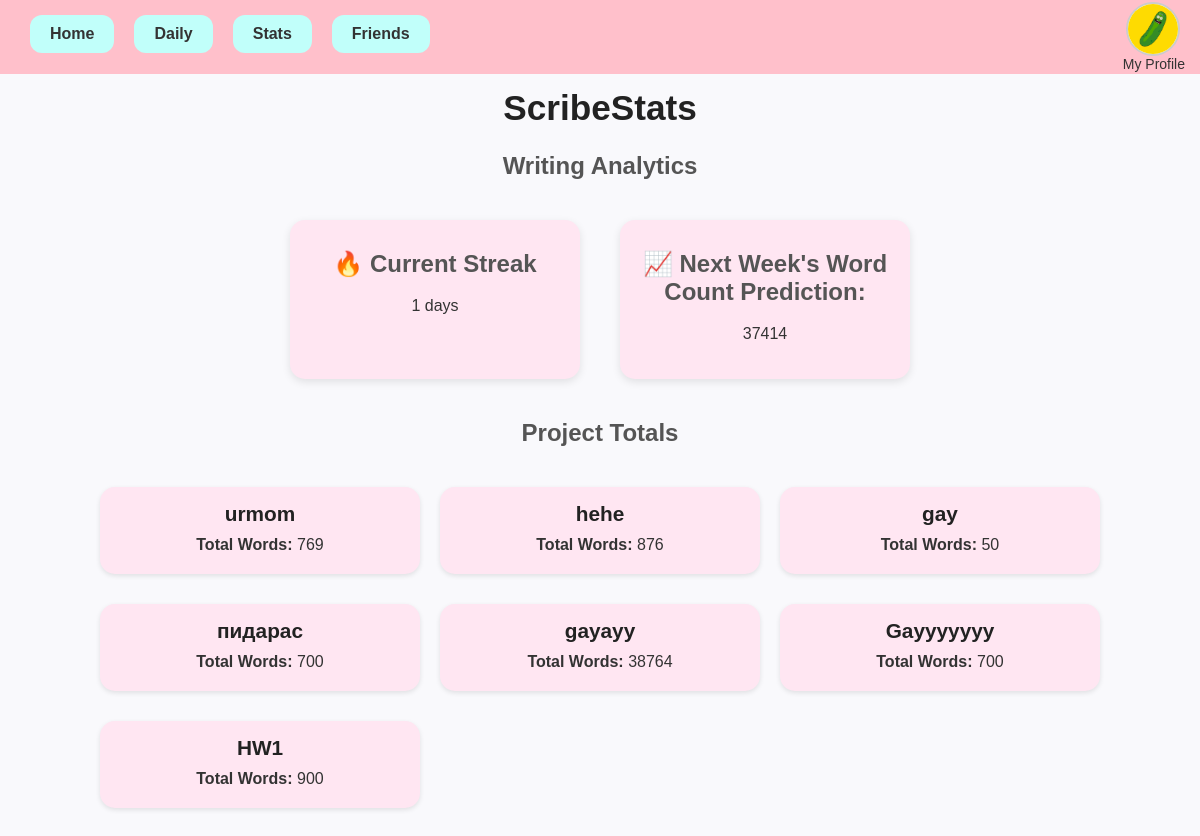
/stats, run on an earlier commit of the app's database.
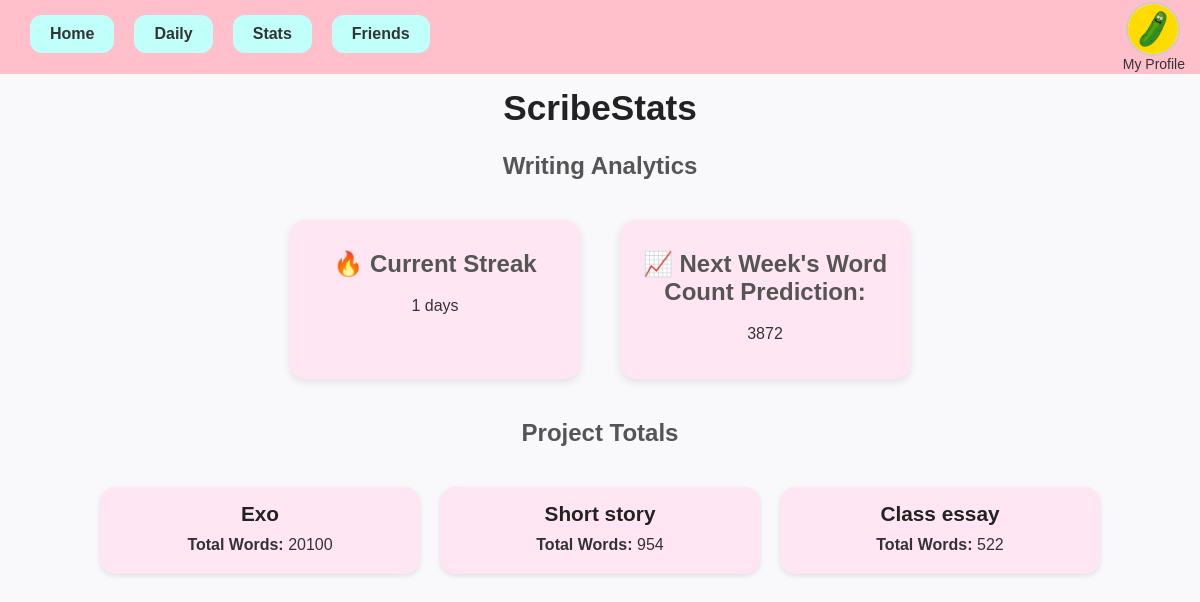
And on a later commit of the database.
### tables this page shows
CREATE TABLE writing_entries (
            id INTEGER PRIMARY KEY AUTOINCREMENT,   -- a unique ID for each entry
            entry_date TEXT,                        -- when the writing was done
            word_count INTEGER,                     -- how many words were written
            project TEXT                            -- which project it belongs to
        );

### app.py (the view)
@app.route("/stats")
def stats():
    conn = sqlite3.connect(DB_NAME)
    c = conn.cursor()
    c.execute("SELECT entry_date, word_count, project FROM writing_entries ORDER BY entry_date")
    data = c.fetchall()
    conn.close()
    streak, project_totals, prediction = analytics.analyze_data(data)
    return render_template(
        "stats.html",
        data=data,
        streak=streak,
        project_totals=project_totals,
        prediction=prediction,
    )

### analytics.py (called while the page is built)
def analyze_data(data):
    dates = sorted([datetime.strptime(d[0], "%Y-%m-%d").date() for d in data], reverse=True)
    streak = 0
    if dates:
        streak = 1
        for i in range(1, len(dates)):
            if (dates[i-1] - dates[i]).days == 1:
                streak += 1
            else:
                break
    project_totals = {}
    for entry in data:
        project = entry[2]
        words = entry[1]
        project_totals[project] = project_totals.get(project, 0) + words
    if data:
        total_words = sum(entry[1] for entry in data)
        avg_per_day = total_words / len(data)
        prediction = int(avg_per_day * 7)
    else:
        prediction = 0
    return streak, project_totals, prediction

### templates/stats.html (shortened to what this page needs)
<!DOCTYPE html>
<html>
<head>
    <link rel="stylesheet" href="{{ url_for('static', filename='style.css') }}">
</head>
<body>
 <body>
    <div class="banner"></div>
    <div class="navbar">
        <a href="{{ url_for('home_page') }}">Home</a>
        <a href="{{ url_for('entries') }}">Daily</a>
        <a href="{{ url_for('stats') }}">Stats</a>
        <a href="{{ url_for('friends') }}">Friends</a>
    </div>
    <div class="account-circle">
        <img src="{{ url_for('static', filename='account.png') }}" alt="Account">
    </div>
    <div class="account-label">My Profile</div>
    <h1>ScribeStats</h1>
    <h2>Writing Analytics</h2>
    <div class="stats-container">
        <div class="stat-box">
            <h2>🔥 Current Streak</h2>
            <p>{{ streak }} days</p>
        </div>
        <div class="stat-box">
            <h2>📈 Next Week's Word Count Prediction:</h2>
            <p>{{ prediction }}</p>
        </div>
    </div>
    <h2>Project Totals</h2>
    <div class="entries">
        {% for project, total in project_totals.items() %}
        <div class="entry-card">
            <h3>{{ project }}</h3>
            <p><strong>Total Words:</strong> {{ total }}</p>
        </div>
        {% endfor %}
    </div>
</body>
</html>

### static/style.css (style rules this page uses)
body { font-family: Arial, sans-serif; background: #f9f9fc; margin: 0; padding: 0; text-align: center; color: #333; }
.banner { background-color: pink; height: 54px; width: 100%; position: absolute; top: 0; left: 0; z-index: 0; }
.navbar { display: flex; justify-content: left; gap: 20px; padding: 15px 30px; position: relative; z-index: 1; }
.navbar a { background-color: #c1fffa; padding: 10px 20px; border-radius: 12px; text-decoration: none; color: black; font-weight: bold; }
.navbar a { background-color: #c1fffa; padding: 10px 20px; border-radius: 12px; text-decoration: none; font-weight: bold; color: #333; transition: background-color 0.2s; }
.banner { background-color: pink; color: #333; text-align: center; padding: 10px 0; font-size: 1.5rem; font-weight: bold; }
.account-label { margin-top: 2px; font-size: 0.9rem; color: #333; }
h1 { margin-top: 20px; font-size: 2.2rem; color: #222; }
h2 { margin-top: 10px; font-size: 1.5rem; color: #555; }
.entries { display: grid; grid-template-columns: repeat(auto-fit, minmax(250px, 1fr)); gap: 20px; padding: 20px; max-width: 1000px; margin: auto; }
.entry-card { background-color: #ffe6f2; border-radius: 15px; padding: 15px; margin-bottom: 10px; box-shadow: 0px 2px 5px rgba(0,0,0,0.1); }
.entry-card h3 { margin-top: 0; margin-bottom: 10px; font-size: 1.3rem; color: #222; }
.entry-card p { margin: 5px 0; font-size: 1rem; color: #333; }
.account-circle { width: 50px; height: 50px; border-radius: 50%; overflow: hidden; border: 2px solid #ccc; position: absolute; top: 2px; right: 20px; background-color: white; }
.account-circle img { width: 100%; height: 100%; object-fit: cover; }
.account-label { position: absolute; top: 54px; right: 15px; font-size: 14px; color: #333; text-align: center; }
.stats-container { display: flex; justify-content: center; gap: 40px; margin: 40px 0; }
.stat-box { background-color: #ffe6f2; padding: 20px; border-radius: 15px; width: 250px; text-align: center; box-shadow: 0px 3px 8px rgba(0,0,0,0.1); }

What changed in the data, as far as the page shows it:
removed writing_entries: project "urmom", total "769"
no longer on this page (row edited): writing_entries: project "hehe", word_count "876"
no longer on this page (row edited): writing_entries: project "gay", word_count "50"
no longer on this page (row edited): writing_entries: project "пидарас", word_count "700"
no longer on this page (row edited): writing_entries: project "gayayy", word_count "38764"
no longer on this page (row edited): writing_entries: project "Gayyyyyyy", word_count "700"
no longer on this page (row edited): writing_entries: project "HW1", word_count "900"
added writing_entries: project "Exo", total "20100"
added writing_entries: project "Short story", total "954"
added writing_entries: project "Class essay", total "522"
Also different on the page:
{{ prediction }}: "37414" → "3872"
